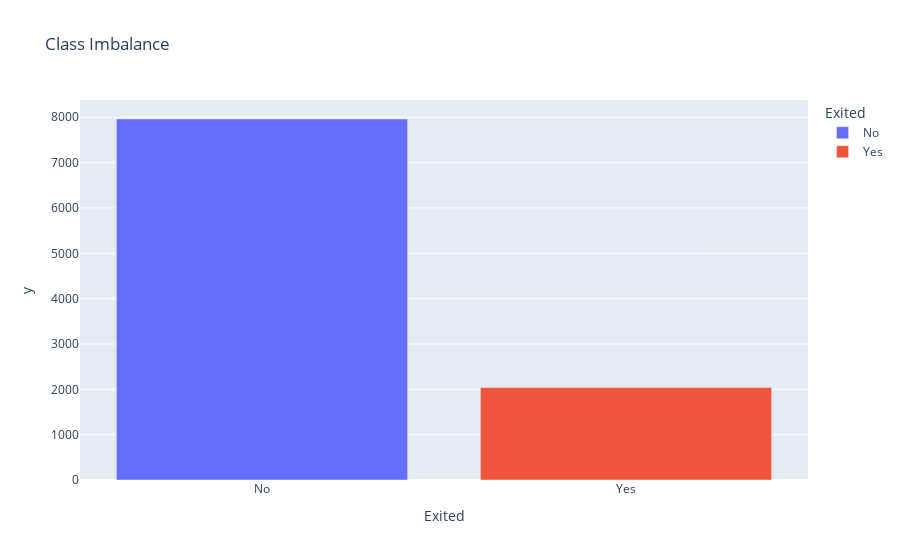

The cell this chart's notebook holds for it:
### Code cell
# Prepare data to display
labels = (
    df['Exited']
    .astype('str')
    .str.replace('0','No', regex=True)
    .str.replace('1','Yes', regex=True)
    .value_counts()
)

# Create figure using Plotly
fig = px.bar(
    data_frame=labels, 
    x=labels.index, 
    y=labels.values, 
    title=f'Class Imbalance', 
    color=labels.index
)

# Add titles & Display figure
# fig.update_layout(xaxis_title='Label', yaxis_title='Number of Customers')
fig.show()

### Figure 1 — Plotly figure (JSON) as saved in the notebook; plotly's stock layout.template omitted (floating-point values rounded to 4 significant figures)
{"data": [{"alignmentgroup": "True", "hovertemplate": "Exited=%{x}<br>y=%{y}<extra></extra>", "legendgroup": "No", "marker": {"color": "#636efa", "pattern": {"shape": ""}}, "name": "No", "offsetgroup": "No", "orientation": "v", "showlegend": true, "textposition": "auto", "type": "bar", "x": ["No"], "xaxis": "x", "y": [7962], "yaxis": "y"}, {"alignmentgroup": "True", "hovertemplate": "Exited=%{x}<br>y=%{y}<extra></extra>", "legendgroup": "Yes", "marker": {"color": "#EF553B", "pattern": {"shape": ""}}, "name": "Yes", "offsetgroup": "Yes", "orientation": "v", "showlegend": true, "textposition": "auto", "type": "bar", "x": ["Yes"], "xaxis": "x", "y": [2038], "yaxis": "y"}], "layout": {"barmode": "relative", "legend": {"title": {"text": "Exited"}, "tracegroupgap": 0}, "title": {"text": "Class Imbalance"}, "xaxis": {"anchor": "y", "categoryarray": ["No", "Yes"], "categoryorder": "array", "domain": [0, 1], "title": {"text": "Exited"}}, "yaxis": {"anchor": "x", "domain": [0, 1], "title": {"text": "y"}}}}
